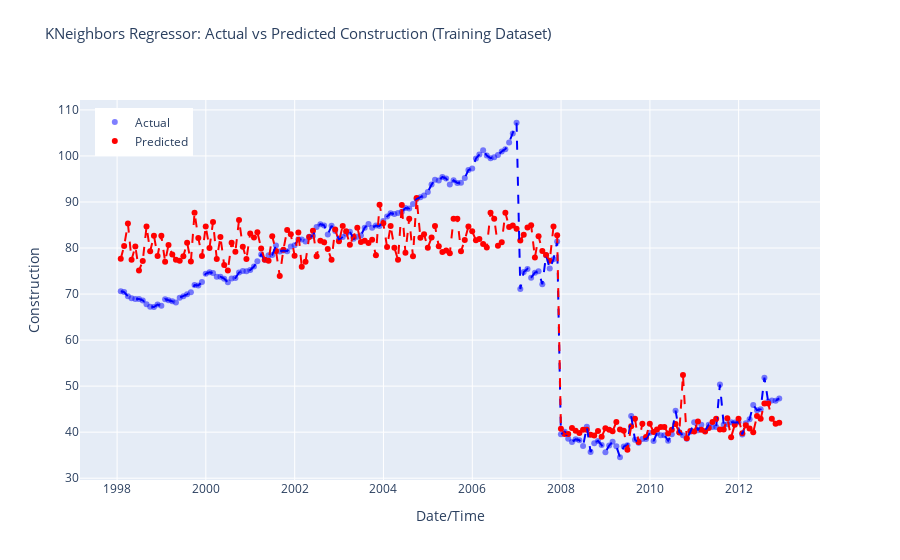

The notebook cell this image was saved under:
### Code cell
# Make predictions on the train data
y_pred = model.predict(X_train_data)

# Calculate evaluation metrics
mse = mean_squared_error(y_train_data, y_pred)
rmse = np.sqrt(mse)
r2 = r2_score(y_train_data, y_pred)

# Print the evaluation metrics
print('Mean Squared Error (MSE):', mse)
print('Root Mean Squared Error (RMSE):', rmse)
print('R-squared (R2):', r2)

# Combine y_test and y_pred into a DataFrame for easier plotting
predictions = pd.DataFrame({'Construction': y_train_data, 'prediction_label': y_pred}, index=X_train_data.index)

# Sort predictions DataFrame by index
predictions.sort_index(inplace=True)

# Create Plotly figure
fig = make_subplots(rows=1, cols=1, shared_xaxes=True, shared_yaxes=True)

# Add scatter plot for actual values
fig.add_trace(go.Scatter(x=predictions.index, y=predictions['Construction'],
                         mode='markers', marker=dict(color='blue', opacity=0.5),
                         name='Actual'), row=1, col=1)

# Add scatter plot for predicted values
fig.add_trace(go.Scatter(x=predictions.index, y=predictions['prediction_label'],
                         mode='markers', marker=dict(color='red'),
                         name='Predicted'), row=1, col=1)

# Add lines for sorted actual values
fig.add_trace(go.Scatter(x=predictions.index, y=predictions['Construction'].sort_index(),
                         mode='lines', line=dict(color='blue', dash='dash'),
                         showlegend=False), row=1, col=1)

# Add lines for sorted predicted values
fig.add_trace(go.Scatter(x=predictions.index, y=predictions['prediction_label'].sort_index(),
                         mode='lines', line=dict(color='red', dash='dash'),
                         showlegend=False), row=1, col=1)

fig.update_layout(title_text='KNeighbors Regressor: Actual vs Predicted Construction (Training Dataset)',
                  title_font_size=15, title_y=.95,
                  xaxis_title='Date/Time', yaxis_title='Construction',
                  legend=dict(x=0.02, y=0.98),
                  grid=dict(rows=1, columns=1, ygap=0.2))

# Show interactive plot
fig.show()

### Figure 1 — Plotly figure (JSON) as saved in the notebook; plotly's stock layout.template omitted (floating-point values rounded to 4 significant figures; data arrays with more than 128 entries replaced by an {"elided": "..."} marker saying what was removed)
{"data": [{"marker": {"color": "blue", "opacity": 0.5}, "mode": "markers", "name": "Actual", "type": "scatter", "x": {"elided": "179 str values"}, "xaxis": "x", "y": {"elided": "179 float values"}, "yaxis": "y"}, {"marker": {"color": "red"}, "mode": "markers", "name": "Predicted", "type": "scatter", "x": {"elided": "179 str values"}, "xaxis": "x", "y": {"elided": "179 float values"}, "yaxis": "y"}, {"line": {"color": "blue", "dash": "dash"}, "mode": "lines", "showlegend": false, "type": "scatter", "x": {"elided": "179 str values"}, "xaxis": "x", "y": {"elided": "179 float values"}, "yaxis": "y"}, {"line": {"color": "red", "dash": "dash"}, "mode": "lines", "showlegend": false, "type": "scatter", "x": {"elided": "179 str values"}, "xaxis": "x", "y": {"elided": "179 float values"}, "yaxis": "y"}], "layout": {"grid": {"columns": 1, "rows": 1, "ygap": 0.2}, "legend": {"x": 0.02, "y": 0.98}, "title": {"font": {"size": 15}, "text": "KNeighbors Regressor: Actual vs Predicted Construction (Training Dataset)", "y": 0.95}, "xaxis": {"anchor": "y", "domain": [0, 1], "title": {"text": "Date/Time"}}, "yaxis": {"anchor": "x", "domain": [0, 1], "title": {"text": "Construction"}}}}
